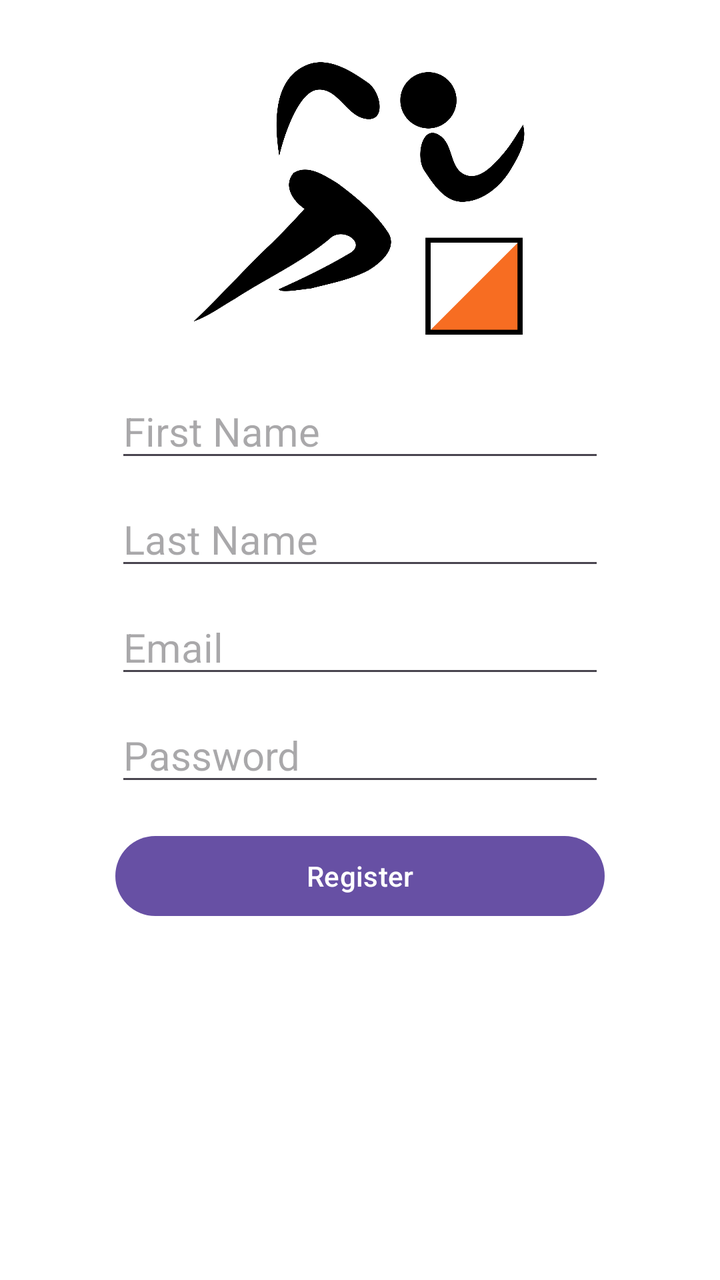
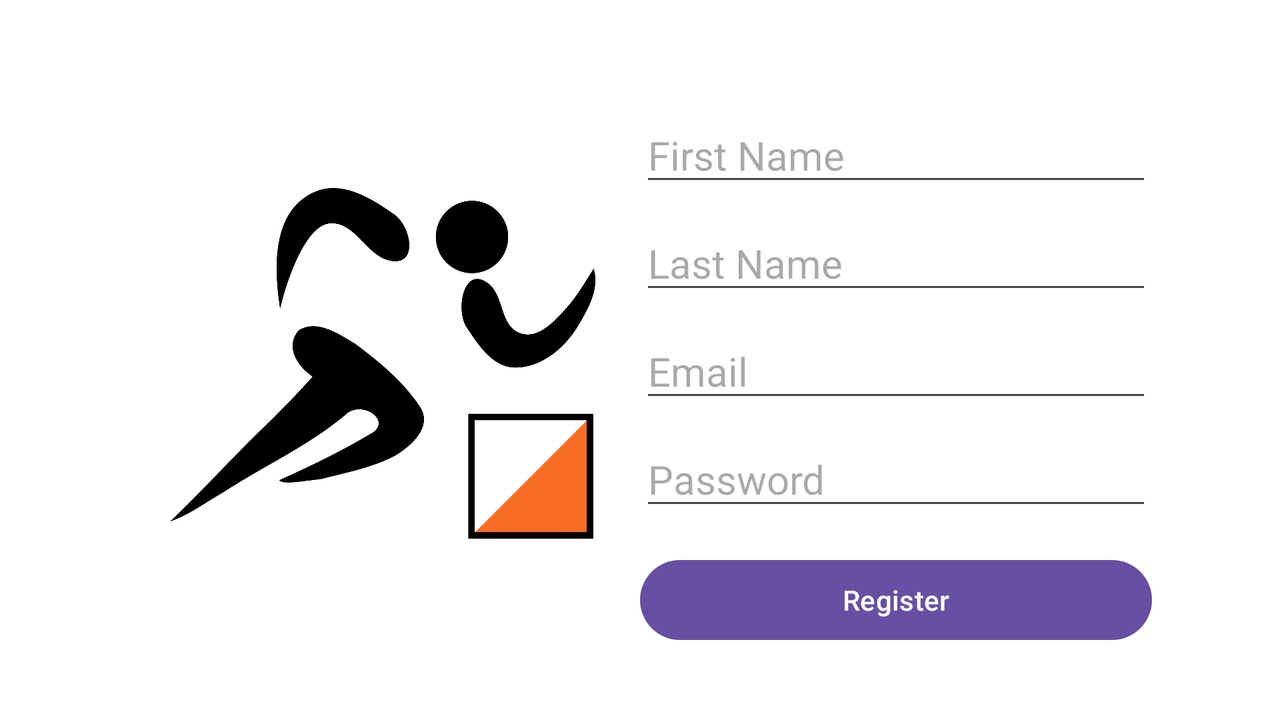

An Android layout and its configuration variant, each rendered on a device that would load it. The default file and the variant file are quoted in full after the pictures.
<!-- AndroidManifest.xml: application theme Theme.GPSSportMap -->
<!-- res/layout/register.xml -->
<?xml version="1.0" encoding="utf-8"?>
<androidx.constraintlayout.widget.ConstraintLayout xmlns:android="http://schemas.android.com/apk/res/android"
    xmlns:app="http://schemas.android.com/apk/res-auto"
    xmlns:tools="http://schemas.android.com/tools"
    android:layout_width="match_parent"
    android:layout_height="match_parent">

    <androidx.constraintlayout.widget.ConstraintLayout
        android:id="@+id/login"
        android:layout_width="match_parent"
        android:layout_height="match_parent"
        android:background="@color/material_dynamic_neutral_variant100"
        tools:context=".LoginActivity">

        <EditText
            android:id="@+id/editTextEmail"
            android:layout_width="0dp"
            android:layout_height="wrap_content"
            android:layout_marginTop="10dp"
            android:ems="10"
            android:hint="Email"
            android:inputType="text"
            android:textSize="20sp"
            app:layout_constraintEnd_toStartOf="@+id/guideline11"
            app:layout_constraintHorizontal_bias="0.0"
            app:layout_constraintStart_toStartOf="@+id/guideline10"
            app:layout_constraintTop_toBottomOf="@+id/editTextLastName" />

        <EditText
            android:id="@+id/editTextPassword"
            android:layout_width="0dp"
            android:layout_height="wrap_content"
            android:layout_marginTop="10dp"
            android:ems="10"
            android:hint="Password"
            android:inputType="textPassword"
            android:textSize="20sp"
            app:layout_constraintEnd_toStartOf="@+id/guideline11"
            app:layout_constraintHorizontal_bias="0.0"
            app:layout_constraintStart_toStartOf="@+id/guideline10"
            app:layout_constraintTop_toBottomOf="@+id/editTextEmail" />

        <EditText
            android:id="@+id/editTextFirstName"
            android:layout_width="0dp"
            android:layout_height="wrap_content"
            android:ems="10"
            android:hint="First Name"
            android:inputType="textPassword"
            android:textSize="20sp"
            app:layout_constraintEnd_toStartOf="@+id/guideline11"
            app:layout_constraintHorizontal_bias="1.0"
            app:layout_constraintStart_toStartOf="@+id/guideline10"
            app:layout_constraintTop_toTopOf="@+id/guideline9" />

        <EditText
            android:id="@+id/editTextLastName"
            android:layout_width="0dp"
            android:layout_height="wrap_content"
            android:layout_marginTop="10dp"
            android:ems="10"
            android:hint="Last Name"
            android:inputType="textPassword"
            android:textSize="20sp"
            app:layout_constraintEnd_toStartOf="@+id/guideline11"
            app:layout_constraintHorizontal_bias="0.0"
            app:layout_constraintStart_toStartOf="@+id/guideline10"
            app:layout_constraintTop_toBottomOf="@+id/editTextFirstName" />

        <Button
            android:id="@+id/registerButton"
            android:layout_width="0dp"
            android:layout_height="wrap_content"
            android:layout_marginTop="16dp"
            android:onClick="onClickRegisterButton"
            android:text="Register"
            app:layout_constraintEnd_toStartOf="@+id/guideline11"
            app:layout_constraintHorizontal_bias="0.0"
            app:layout_constraintStart_toStartOf="@+id/guideline10"
            app:layout_constraintTop_toBottomOf="@+id/editTextPassword" />

        <androidx.constraintlayout.widget.Guideline
            android:id="@+id/guideline9"
            android:layout_width="wrap_content"
            android:layout_height="wrap_content"
            android:orientation="horizontal"
            app:layout_constraintGuide_percent="0.3" />

        <ImageView
            android:id="@+id/imageView"
            android:layout_width="0dp"
            android:layout_height="0dp"
            app:layout_constraintBottom_toTopOf="@+id/guideline9"
            app:layout_constraintEnd_toStartOf="@+id/guideline11"
            app:layout_constraintStart_toStartOf="@+id/guideline10"
            app:layout_constraintTop_toTopOf="parent"
            app:srcCompat="@drawable/logo" />

        <androidx.constraintlayout.widget.Guideline
            android:id="@+id/guideline10"
            android:layout_width="wrap_content"
            android:layout_height="wrap_content"
            android:orientation="vertical"
            app:layout_constraintGuide_percent="0.16" />

        <androidx.constraintlayout.widget.Guideline
            android:id="@+id/guideline11"
            android:layout_width="wrap_content"
            android:layout_height="wrap_content"
            android:orientation="vertical"
            app:layout_constraintGuide_percent="0.84" />

    </androidx.constraintlayout.widget.ConstraintLayout>
</androidx.constraintlayout.widget.ConstraintLayout>
<!-- resources referenced by this layout -->
<resources>
  <!-- drawable logo: png bitmap (drawable, 62690 bytes) -->
  <style name="Theme.GPSSportMap" parent="Base.Theme.GPSSportMap" />
  <style name="Base.Theme.GPSSportMap" parent="Theme.Material3.DayNight.NoActionBar">
          
          
      </style>
</resources>
<!-- res/layout-land/register.xml (the repository's variant of the layout above) -->
<!-- drawn on the phone turned sideways -->
<?xml version="1.0" encoding="utf-8"?>
<androidx.constraintlayout.widget.ConstraintLayout xmlns:android="http://schemas.android.com/apk/res/android"
    xmlns:app="http://schemas.android.com/apk/res-auto"
    xmlns:tools="http://schemas.android.com/tools"
    android:id="@+id/main"
    android:layout_width="match_parent"
    android:layout_height="match_parent"
    tools:context=".RegisterActivity"
    android:background="@color/material_dynamic_neutral_variant100" >

    <EditText
        android:id="@+id/editTextFirstName"
        android:layout_width="0dp"
        android:layout_height="wrap_content"
        android:ems="10"
        android:hint="First Name"
        android:inputType="textPassword"
        android:textSize="20sp"
        app:layout_constraintEnd_toStartOf="@+id/guideline13"
        app:layout_constraintStart_toStartOf="@+id/guideline12"
        app:layout_constraintTop_toTopOf="@+id/guideline9" />

    <EditText
        android:id="@+id/editTextLastName"
        android:layout_width="0dp"
        android:layout_height="wrap_content"
        android:layout_marginTop="10dp"
        android:ems="10"
        android:hint="Last Name"
        android:inputType="textPassword"
        android:textSize="20sp"
        app:layout_constraintEnd_toStartOf="@+id/guideline13"
        app:layout_constraintStart_toStartOf="@+id/guideline12"
        app:layout_constraintTop_toBottomOf="@+id/editTextFirstName" />

    <EditText
        android:id="@+id/editTextEmail"
        android:layout_width="0dp"
        android:layout_height="wrap_content"
        android:layout_marginTop="10dp"
        android:ems="10"
        android:hint="Email"
        android:inputType="text"
        android:textSize="20sp"
        app:layout_constraintEnd_toStartOf="@+id/guideline13"
        app:layout_constraintHorizontal_bias="1.0"
        app:layout_constraintStart_toStartOf="@+id/guideline12"
        app:layout_constraintTop_toBottomOf="@+id/editTextLastName" />

    <EditText
        android:id="@+id/editTextPassword"
        android:layout_width="0dp"
        android:layout_height="wrap_content"
        android:layout_marginTop="10dp"
        android:ems="10"
        android:hint="Password"
        android:inputType="textPassword"
        android:textSize="20sp"
        app:layout_constraintEnd_toStartOf="@+id/guideline13"
        app:layout_constraintHorizontal_bias="0.0"
        app:layout_constraintStart_toStartOf="@+id/editTextEmail"
        app:layout_constraintTop_toBottomOf="@+id/editTextEmail" />

    <Button
        android:id="@+id/registerButton"
        android:layout_width="0dp"
        android:layout_height="wrap_content"
        android:layout_marginTop="16dp"
        android:onClick="onClickRegisterButton"
        android:text="Register"
        app:layout_constraintEnd_toStartOf="@+id/guideline13"
        app:layout_constraintHorizontal_bias="1.0"
        app:layout_constraintStart_toStartOf="@+id/guideline12"
        app:layout_constraintTop_toBottomOf="@+id/editTextPassword" />

    <androidx.constraintlayout.widget.Guideline
        android:id="@+id/guideline9"
        android:layout_width="wrap_content"
        android:layout_height="wrap_content"
        android:orientation="horizontal"
        app:layout_constraintGuide_percent="0.15" />

    <ImageView
        android:id="@+id/imageView"
        android:layout_width="0dp"
        android:layout_height="0dp"
        app:layout_constraintBottom_toTopOf="@+id/guideline14"
        app:layout_constraintEnd_toStartOf="@+id/guideline12"
        app:layout_constraintStart_toStartOf="@+id/guideline15"
        app:layout_constraintTop_toTopOf="@+id/guideline9"
        app:srcCompat="@drawable/logo" />

    <androidx.constraintlayout.widget.Guideline
        android:id="@+id/guideline12"
        android:layout_width="wrap_content"
        android:layout_height="wrap_content"
        android:orientation="vertical"
        app:layout_constraintGuide_percent="0.5" />

    <androidx.constraintlayout.widget.Guideline
        android:id="@+id/guideline13"
        android:layout_width="wrap_content"
        android:layout_height="wrap_content"
        android:orientation="vertical"
        app:layout_constraintGuide_percent="0.9" />

    <androidx.constraintlayout.widget.Guideline
        android:id="@+id/guideline14"
        android:layout_width="wrap_content"
        android:layout_height="wrap_content"
        android:orientation="horizontal"
        app:layout_constraintGuide_end="59dp" />

    <androidx.constraintlayout.widget.Guideline
        android:id="@+id/guideline15"
        android:layout_width="wrap_content"
        android:layout_height="wrap_content"
        android:orientation="vertical"
        app:layout_constraintGuide_percent="0.1" />

</androidx.constraintlayout.widget.ConstraintLayout>
